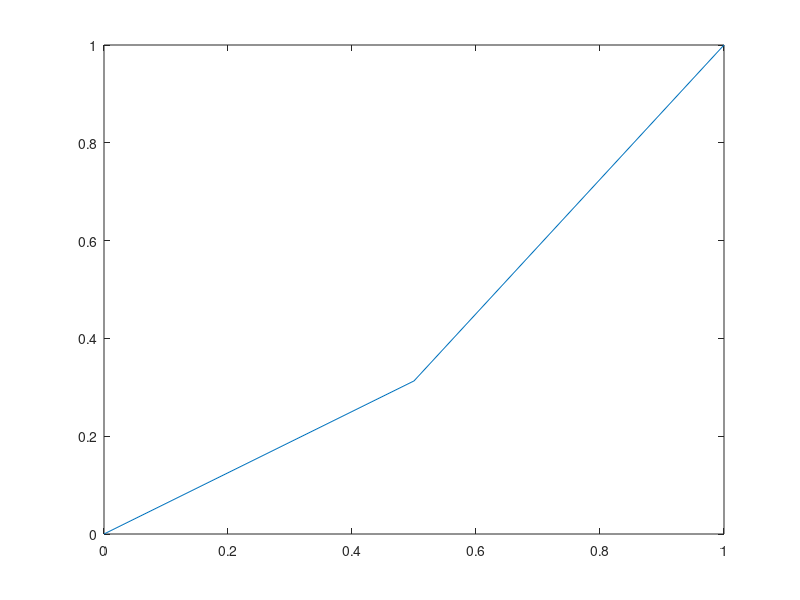

Write MATLAB code to recreate this figure.
function CP_10_1_Shooting_Method 
clear
clc
% Initial Paramaters
t0 = 0;
t1 = 1;
u0 = 0;
u1 = 1;
func_initial = @(t, u) (10*u.^3+3*u+ t.^2);
func = @(t, y) [y(2); 10*y(1)^3 + 3*y(1) + t.^2];

disp('(b) Solving using Finite Difference Method:');

    n = [1 3 7 15]; 
    figure (2);
    options = optimset('MaxFunEvals', 5000, 'Display', 'off');
    for i = 1:1
        t = linspace(t0,t1,n(i)+2); % hesaplanacak t degerleri

        % fd fonksiyonuna hesaplamasını istedigimiz t degerlerini veriyoruz
         y_middle = fsolve(@finite_difference,t(2:n(i)+1),options)
        
        % y'nin bas, ara ve son degerleri
        y = [u0; y_middle.'; u1];
        plot(t,y); 
        hold on;
    end
   
    function [middle_vals] = finite_difference(y)
        y
        n_fd = length(y);
        h = 1/(n_fd+1); % step'ler
        t_fd = linspace(h,1-h,n_fd); 
        f = func_initial(t_fd,y);
        if n > 1
            middle_vals = [(y(2)-2*y(1)+u0)/h^2-f(1); 
                ((y(3:n_fd)-2*y(2:n_fd-1)+y(1:n_fd-2))/h^2-f(2:n_fd-1))';
                (u1-2*y(n_fd)+y(n_fd-1))/h^2-f(n_fd)]
        else
            middle_vals = (u1-2*y+u0)/h^2-f;
        end
    end
end